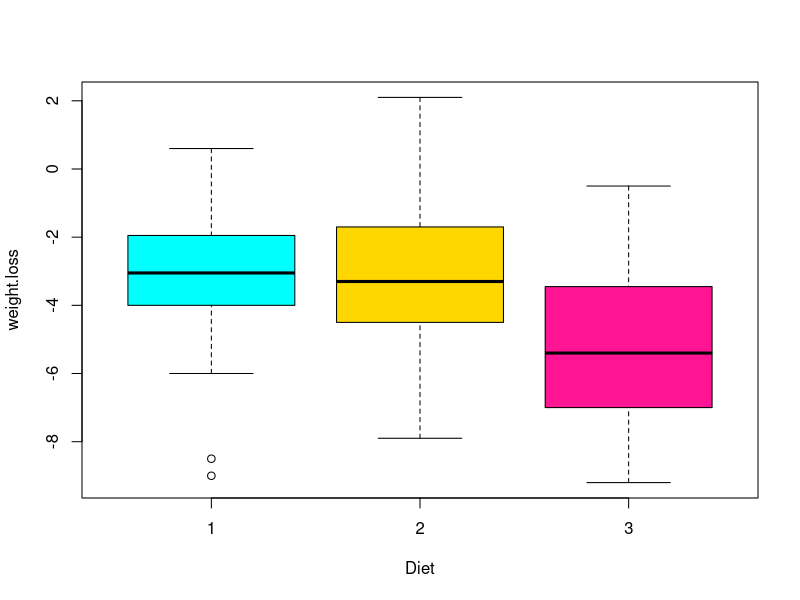

Generate this figure with R:
# In der Datei Diet.csv sind 76 Personen aufgelistet,
# die jeweils einer der Diäten 1,2 oder 3 für 6 Wochen machten.
diet <- read.csv("SW02/Homework/Diet.csv")
head(diet)

# In der Datei ist das Gewicht pre.weight vor der Diät und das
# Gewicht weight6weeks nach 6 Wochen aufgeführt.
# Wir interessieren uns für den Gewichtsverlust.
# Dazu füh- ren wir zu der Datei eine Spalte weight.loss hinzu.
# Dies geht folgendermassen:
diet$weight.loss <- diet$weight6weeks - diet$pre.weight
head(diet)

# R versteht diet$weight.loss automatisch als neue Spalte und
# fügt die der Tabelle hinzu.
# Führen Sie nun die Teilaufgaben in der Aufgabe vorher für
# weight.loss und Diet durch. Interpretieren Sie jeweils die Resultate.
tapply(diet$weight.loss, diet$Diet, mean)
boxplot(weight.loss ~ Diet,
        data = diet,
        col=c("cyan", "gold", "deeppink")
)